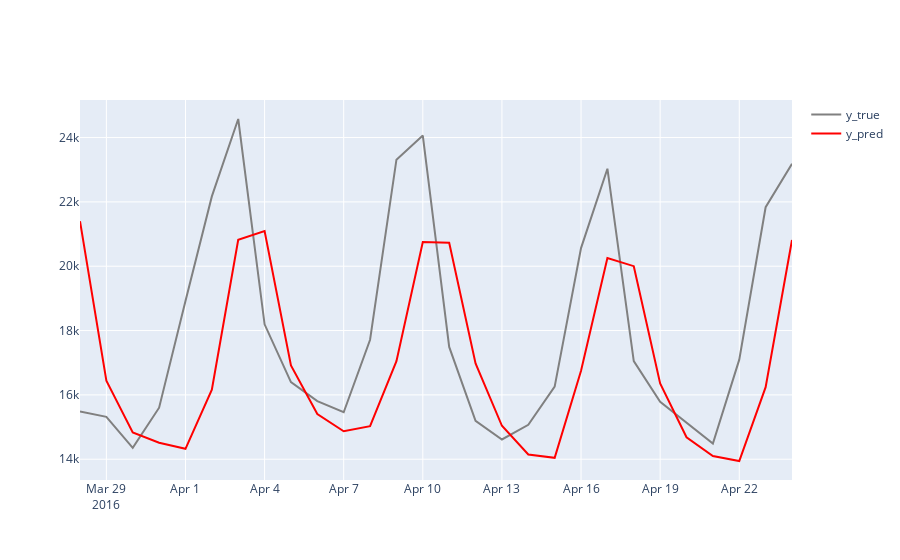
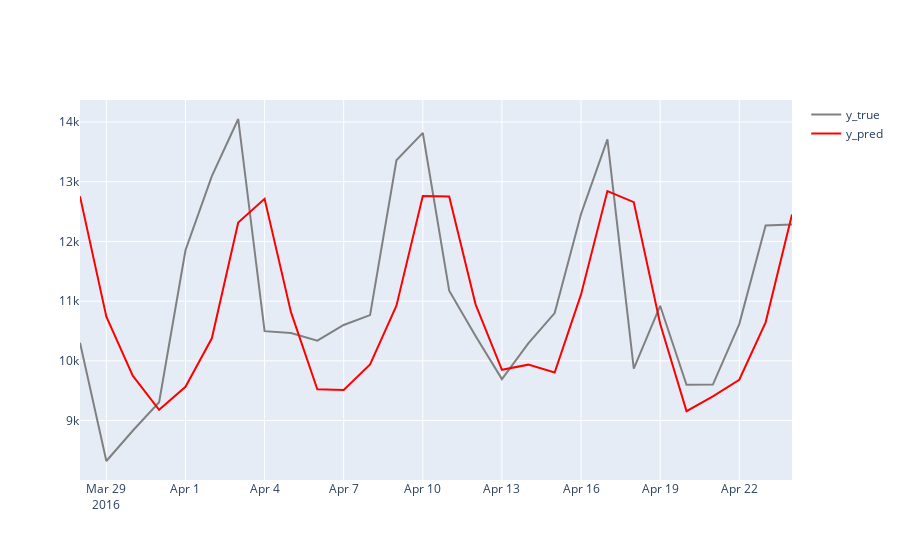
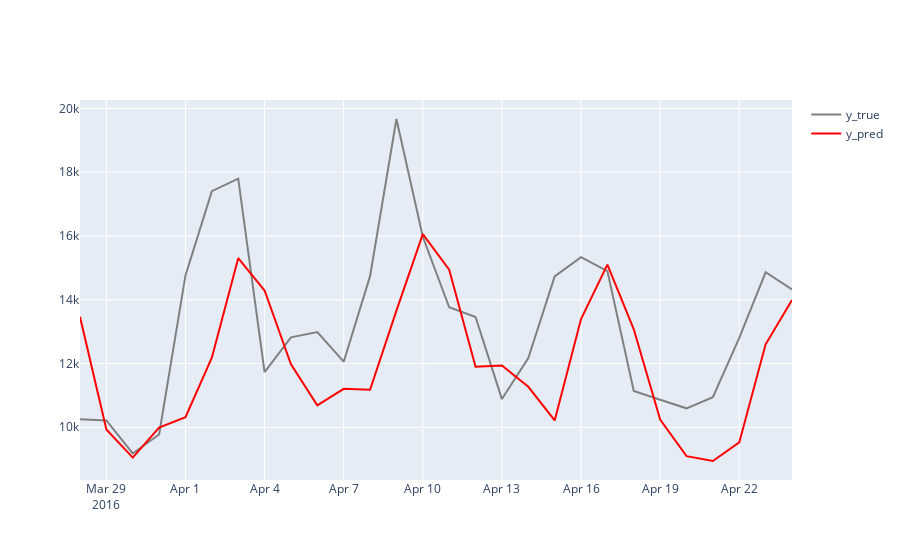

The notebook cell these images were saved under, in order:
### Code cell
for i in series.index:

    print('=' * 100)
    print(i)
    
    df_series = create_features(series.loc[i,:], dates)

    train_pred, valid_pred = train(pd.DataFrame(df_series.iloc[:,0]))

    n_days = 28

    fig = go.Figure()
    fig.add_trace(go.Scatter(
        x=df_series.index[-n_days:], 
        y=df_series.iloc[-n_days:, 0], 
        name="y_true", 
        line_color='gray'))
    fig.add_trace(go.Scatter(
        x=df_series.index[-n_days:], 
        y=valid_pred.iloc[-n_days:,0], 
        name="y_pred",
        line_color='red'))
    fig.show()
